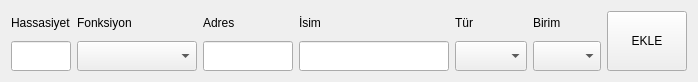
<?xml version="1.0" encoding="UTF-8"?>
<ui version="4.0">
 <class>EntryToolBox</class>
 <widget class="QWidget" name="EntryToolBox">
  <property name="geometry">
   <rect>
    <x>0</x>
    <y>0</y>
    <width>698</width>
    <height>80</height>
   </rect>
  </property>
  <property name="maximumSize">
   <size>
    <width>16777215</width>
    <height>80</height>
   </size>
  </property>
  <property name="windowTitle">
   <string>Form</string>
  </property>
  <layout class="QHBoxLayout" name="horizontalLayout">
   <item>
    <layout class="QVBoxLayout" name="vLyt_addPrecision">
     <item>
      <widget class="QLabel" name="label_9">
       <property name="minimumSize">
        <size>
         <width>60</width>
         <height>0</height>
        </size>
       </property>
       <property name="maximumSize">
        <size>
         <width>60</width>
         <height>30</height>
        </size>
       </property>
       <property name="text">
        <string>Hassasiyet</string>
       </property>
      </widget>
     </item>
     <item>
      <widget class="QLineEdit" name="edtAddPrecision">
       <property name="minimumSize">
        <size>
         <width>60</width>
         <height>30</height>
        </size>
       </property>
       <property name="maximumSize">
        <size>
         <width>60</width>
         <height>16777215</height>
        </size>
       </property>
       <property name="clearButtonEnabled">
        <bool>true</bool>
       </property>
      </widget>
     </item>
    </layout>
   </item>
   <item>
    <layout class="QVBoxLayout" name="vLyt_addMudbusFunc">
     <item>
      <widget class="QLabel" name="label_6">
       <property name="minimumSize">
        <size>
         <width>120</width>
         <height>0</height>
        </size>
       </property>
       <property name="maximumSize">
        <size>
         <width>250</width>
         <height>30</height>
        </size>
       </property>
       <property name="text">
        <string>Fonksiyon</string>
       </property>
      </widget>
     </item>
     <item>
      <widget class="QComboBox" name="cmbAddModbusFunc">
       <property name="minimumSize">
        <size>
         <width>120</width>
         <height>30</height>
        </size>
       </property>
       <property name="maximumSize">
        <size>
         <width>250</width>
         <height>16777215</height>
        </size>
       </property>
      </widget>
     </item>
    </layout>
   </item>
   <item>
    <layout class="QVBoxLayout" name="vLyt_addAddress">
     <item>
      <widget class="QLabel" name="label_4">
       <property name="minimumSize">
        <size>
         <width>90</width>
         <height>0</height>
        </size>
       </property>
       <property name="maximumSize">
        <size>
         <width>90</width>
         <height>30</height>
        </size>
       </property>
       <property name="text">
        <string>Adres</string>
       </property>
      </widget>
     </item>
     <item>
      <widget class="QLineEdit" name="edtAddAddress">
       <property name="minimumSize">
        <size>
         <width>90</width>
         <height>30</height>
        </size>
       </property>
       <property name="maximumSize">
        <size>
         <width>90</width>
         <height>16777215</height>
        </size>
       </property>
       <property name="maxLength">
        <number>10</number>
       </property>
       <property name="alignment">
        <set>Qt::AlignRight|Qt::AlignTrailing|Qt::AlignVCenter</set>
       </property>
       <property name="clearButtonEnabled">
        <bool>true</bool>
       </property>
      </widget>
     </item>
    </layout>
   </item>
   <item>
    <layout class="QVBoxLayout" name="vLyt_addName">
     <item>
      <widget class="QLabel" name="label_3">
       <property name="minimumSize">
        <size>
         <width>150</width>
         <height>0</height>
        </size>
       </property>
       <property name="maximumSize">
        <size>
         <width>16777215</width>
         <height>30</height>
        </size>
       </property>
       <property name="text">
        <string>İsim</string>
       </property>
      </widget>
     </item>
     <item>
      <widget class="QLineEdit" name="edtAddName">
       <property name="minimumSize">
        <size>
         <width>0</width>
         <height>30</height>
        </size>
       </property>
       <property name="clearButtonEnabled">
        <bool>true</bool>
       </property>
      </widget>
     </item>
    </layout>
   </item>
   <item>
    <layout class="QVBoxLayout" name="vLyt_addVariantType">
     <item>
      <widget class="QLabel" name="label_17">
       <property name="minimumSize">
        <size>
         <width>0</width>
         <height>0</height>
        </size>
       </property>
       <property name="maximumSize">
        <size>
         <width>16777215</width>
         <height>30</height>
        </size>
       </property>
       <property name="text">
        <string>Tür</string>
       </property>
      </widget>
     </item>
     <item>
      <widget class="QComboBox" name="cmbAddVariantType">
       <property name="minimumSize">
        <size>
         <width>0</width>
         <height>30</height>
        </size>
       </property>
       <property name="maximumSize">
        <size>
         <width>16777215</width>
         <height>16777215</height>
        </size>
       </property>
      </widget>
     </item>
    </layout>
   </item>
   <item>
    <layout class="QVBoxLayout" name="vLyt_addUnit">
     <item>
      <widget class="QLabel" name="label_10">
       <property name="minimumSize">
        <size>
         <width>60</width>
         <height>0</height>
        </size>
       </property>
       <property name="maximumSize">
        <size>
         <width>90</width>
         <height>30</height>
        </size>
       </property>
       <property name="text">
        <string>Birim</string>
       </property>
      </widget>
     </item>
     <item>
      <widget class="QComboBox" name="cmbAddUnit">
       <property name="minimumSize">
        <size>
         <width>60</width>
         <height>30</height>
        </size>
       </property>
       <property name="maximumSize">
        <size>
         <width>90</width>
         <height>16777215</height>
        </size>
       </property>
      </widget>
     </item>
    </layout>
   </item>
   <item>
    <widget class="QPushButton" name="btnAdd">
     <property name="minimumSize">
      <size>
       <width>80</width>
       <height>60</height>
      </size>
     </property>
     <property name="maximumSize">
      <size>
       <width>80</width>
       <height>16777215</height>
      </size>
     </property>
     <property name="text">
      <string>EKLE</string>
     </property>
    </widget>
   </item>
  </layout>
 </widget>
 <resources/>
 <connections/>
</ui>
